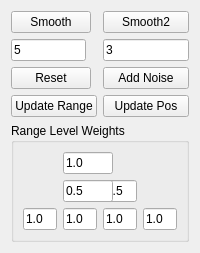
       <widget class="QWidget" name="tabManifoldSmooth">
        <attribute name="title">
         <string>Manifold Smooth</string>
        </attribute>
        <layout class="QFormLayout" name="formLayout">
         <property name="fieldGrowthPolicy">
          <enum>QFormLayout::AllNonFixedFieldsGrow</enum>
         </property>
         <item row="0" column="0">
          <widget class="QPushButton" name="pnSmooth">
           <property name="text">
            <string>Smooth</string>
           </property>
          </widget>
         </item>
         <item row="0" column="1">
          <widget class="QPushButton" name="pnSmooth2">
           <property name="text">
            <string>Smooth2</string>
           </property>
          </widget>
         </item>
         <item row="1" column="0">
          <widget class="QLineEdit" name="leSigmaSpatial">
           <property name="sizePolicy">
            <sizepolicy hsizetype="Ignored" vsizetype="Fixed">
             <horstretch>0</horstretch>
             <verstretch>0</verstretch>
            </sizepolicy>
           </property>
           <property name="minimumSize">
            <size>
             <width>75</width>
             <height>0</height>
            </size>
           </property>
           <property name="toolTip">
            <string>Sigma Spatial</string>
           </property>
           <property name="text">
            <string>5</string>
           </property>
          </widget>
         </item>
         <item row="1" column="1">
          <widget class="QLineEdit" name="leSigmaRange">
           <property name="sizePolicy">
            <sizepolicy hsizetype="Ignored" vsizetype="Fixed">
             <horstretch>0</horstretch>
             <verstretch>0</verstretch>
            </sizepolicy>
           </property>
           <property name="minimumSize">
            <size>
             <width>75</width>
             <height>0</height>
            </size>
           </property>
           <property name="toolTip">
            <string>Sigma Range</string>
           </property>
           <property name="text">
            <string>3</string>
           </property>
          </widget>
         </item>
         <item row="2" column="0">
          <widget class="QPushButton" name="pnResetPosition">
           <property name="text">
            <string>Reset</string>
           </property>
          </widget>
         </item>
         <item row="4" column="0">
          <widget class="QPushButton" name="pnUpdateRange">
           <property name="text">
            <string>Update Range</string>
           </property>
          </widget>
         </item>
         <item row="4" column="1">
          <widget class="QPushButton" name="pnUpdatePositions">
           <property name="text">
            <string>Update Pos</string>
           </property>
          </widget>
         </item>
         <item row="2" column="1">
          <widget class="QPushButton" name="pnAddNoise">
           <property name="text">
            <string>Add Noise</string>
           </property>
          </widget>
         </item>
         <item row="5" column="0" colspan="2">
          <widget class="QGroupBox" name="groupBox_3">
           <property name="title">
            <string>Range Level Weights</string>
           </property>
           <layout class="QGridLayout" name="gridLayout_5">
            <item row="2" column="0">
             <widget class="QLineEdit" name="leRangeWeight3">
              <property name="sizePolicy">
               <sizepolicy hsizetype="Ignored" vsizetype="Fixed">
                <horstretch>0</horstretch>
                <verstretch>0</verstretch>
               </sizepolicy>
              </property>
              <property name="toolTip">
               <string>level 2: --</string>
              </property>
              <property name="text">
               <string>1.0</string>
              </property>
             </widget>
            </item>
            <item row="2" column="1">
             <widget class="QLineEdit" name="leRangeWeight4">
              <property name="sizePolicy">
               <sizepolicy hsizetype="Ignored" vsizetype="Fixed">
                <horstretch>0</horstretch>
                <verstretch>0</verstretch>
               </sizepolicy>
              </property>
              <property name="toolTip">
               <string>Level 2 : -+</string>
              </property>
              <property name="text">
               <string>1.0</string>
              </property>
             </widget>
            </item>
            <item row="2" column="2">
             <widget class="QLineEdit" name="leRangeWeight5">
              <property name="sizePolicy">
               <sizepolicy hsizetype="Ignored" vsizetype="Fixed">
                <horstretch>0</horstretch>
                <verstretch>0</verstretch>
               </sizepolicy>
              </property>
              <property name="toolTip">
               <string>Level 2 : +-</string>
              </property>
              <property name="text">
               <string>1.0</string>
              </property>
             </widget>
            </item>
            <item row="2" column="3">
             <widget class="QLineEdit" name="leRangeWeight6">
              <property name="sizePolicy">
               <sizepolicy hsizetype="Ignored" vsizetype="Fixed">
                <horstretch>0</horstretch>
                <verstretch>0</verstretch>
               </sizepolicy>
              </property>
              <property name="toolTip">
               <string>Level 2 : ++</string>
              </property>
              <property name="text">
               <string>1.0</string>
              </property>
             </widget>
            </item>
            <item row="1" column="2">
             <widget class="QLineEdit" name="leRangeWeight2">
              <property name="sizePolicy">
               <sizepolicy hsizetype="Ignored" vsizetype="Fixed">
                <horstretch>0</horstretch>
                <verstretch>0</verstretch>
               </sizepolicy>
              </property>
              <property name="toolTip">
               <string>Level 1: +</string>
              </property>
              <property name="text">
               <string>0.5</string>
              </property>
             </widget>
            </item>
            <item row="1" column="1">
             <widget class="QLineEdit" name="leRangeWeight1">
              <property name="sizePolicy">
               <sizepolicy hsizetype="Ignored" vsizetype="Fixed">
                <horstretch>0</horstretch>
                <verstretch>0</verstretch>
               </sizepolicy>
              </property>
              <property name="minimumSize">
               <size>
                <width>50</width>
                <height>0</height>
               </size>
              </property>
              <property name="toolTip">
               <string>Level 1 : -</string>
              </property>
              <property name="text">
               <string>0.5</string>
              </property>
             </widget>
            </item>
            <item row="0" column="1">
             <widget class="QLineEdit" name="leRangeWeight0">
              <property name="sizePolicy">
               <sizepolicy hsizetype="Ignored" vsizetype="Fixed">
                <horstretch>0</horstretch>
                <verstretch>0</verstretch>
               </sizepolicy>
              </property>
              <property name="minimumSize">
               <size>
                <width>50</width>
                <height>0</height>
               </size>
              </property>
              <property name="toolTip">
               <string>Level 0</string>
              </property>
              <property name="text">
               <string>1.0</string>
              </property>
             </widget>
            </item>
           </layout>
          </widget>
         </item>
        </layout>
       </widget>
